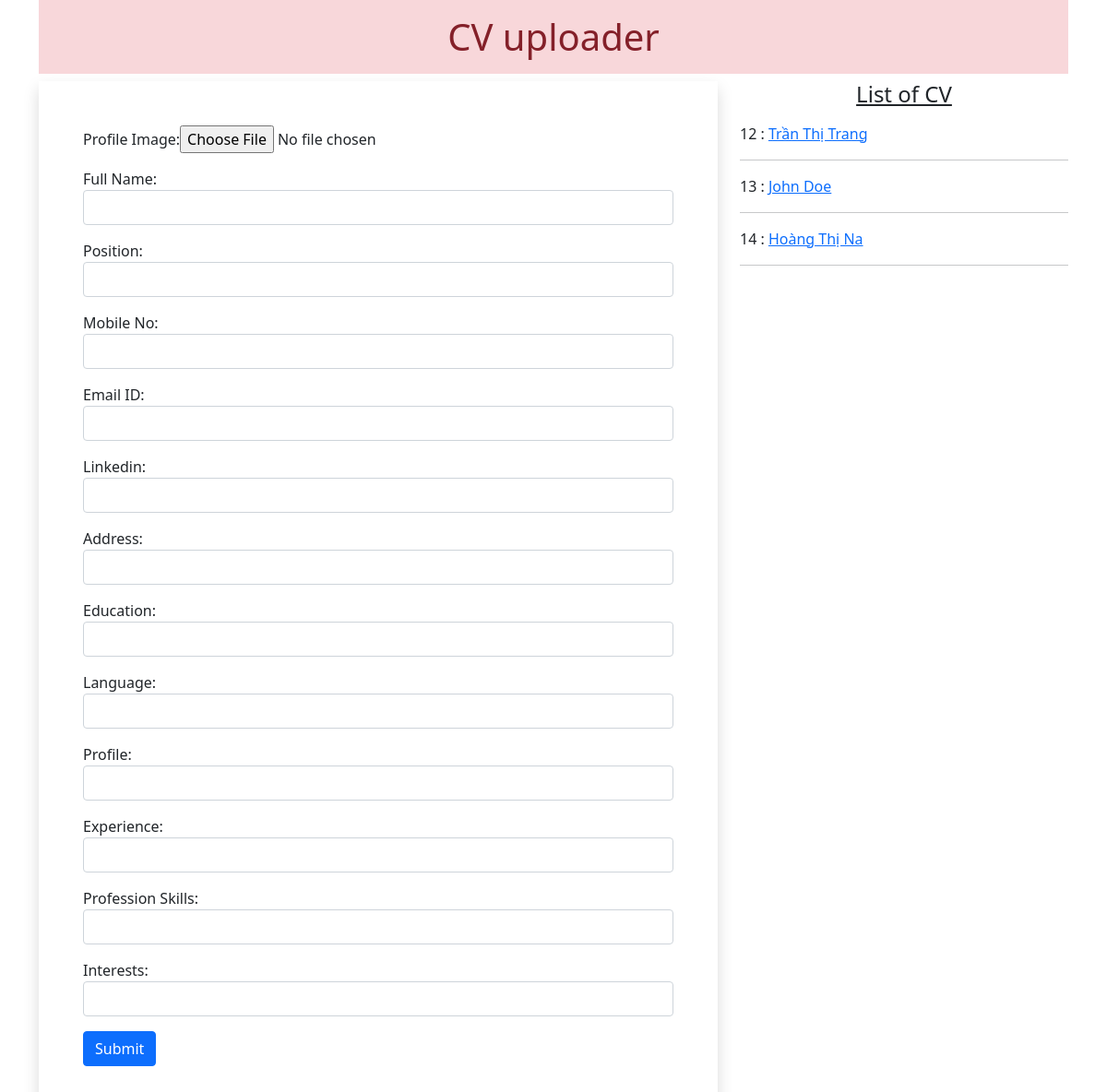
The page / on the database its author committed.
### todo/models.py (models this page shows)
class CV(models.Model):
    profile_image = models.ImageField(upload_to='profileimg', blank=True)
    name =models.CharField(max_length=100,blank=False, null=False)
    position= models.CharField(max_length=100,blank=False, null=False)
    phone = models.CharField(max_length =20, blank=False, null=False)
    email = models.EmailField(max_length = 255)
    linkedin_link = models.URLField(blank=True, null=True)
    locality =models.CharField(max_length =255, blank=True, null=True)
    education = models.TextField(max_length=255, blank=True, null=True)
    language = models.CharField(max_length=100, blank=True, null=True)
    profile = models.TextField(blank=True, null=True)
    experience = models.TextField(blank=True, null=True)
    profession_skills = models.TextField(blank=True, null=True)
    interests = models.TextField(blank=True, null=True)

### todo/views.py (the view, shortened to what this page needs)
# urls.py: path('', views.HomeView.as_view(), name='home'),
class HomeView(View):
    def get(self, request):
        form = CVform()
        candidates = CV.objects.all()
        return render(request ,'home.html' , {'candidates':candidates, 'form':form})

### todo/templates/home.html (shortened to what this page needs)
{%load static%}
<!DOCTYPE html>
<html>
    <head>
        <link rel="stylesheet" href="">
        <link href="https://cdn.jsdelivr.net/npm/bootstrap@5.0.0-beta2/dist/css/bootstrap.min.css" rel="stylesheet">
        <link rel="stylesheet" href="{% static 'style_home.css' %}">
    </head>
    <body>
        <div class='container md-5'>
            <h1 class="alert-danger text-center p-3">CV uploader </h1>
            <div class='row'>
                <div class='col-sm-8'>
                    <form action='' method="post" enctype='multipart/form-data' class="shadow p-5">
                        {% for fm in form%}
                        <div class="form-group mb-3">
                            {{fm.label_tag}}{{fm}} <small class="text-danger">{{fm.errors|striptags}}</small>
                        </div>
                        {% endfor %}
                        <input type="submit" value="Submit" class="btn btn-primary">
                    </form>
                </div>
                <div class='col-sm-4'>
                    <h4 class="text-center mb-3"><u>List of CV</u></h4>
                    {% for candidate in candidates %}
                    {{candidate.id}} : <a href="{% url 'candidate' candidate.id %}"> {{candidate.name}}</a>
                    <hr>
                    {% endfor%}
                </div>
            </div>
    </body>
</html>

### rows shown on the page
CV: id "12", name "Trần Thị Trang"
CV: id "13", name "John Doe"
CV: id "14", name "Hoàng Thị Na"

### other values the page prints
{{ fm.label_tag }} "Profile Image:" "Full Name:" "Position:" "Mobile No:" "Email ID:" "Linkedin:" "Address:" "Education:" "Language:" "Profile:" "Experience:" "Profession Skills:" "Interests:"
